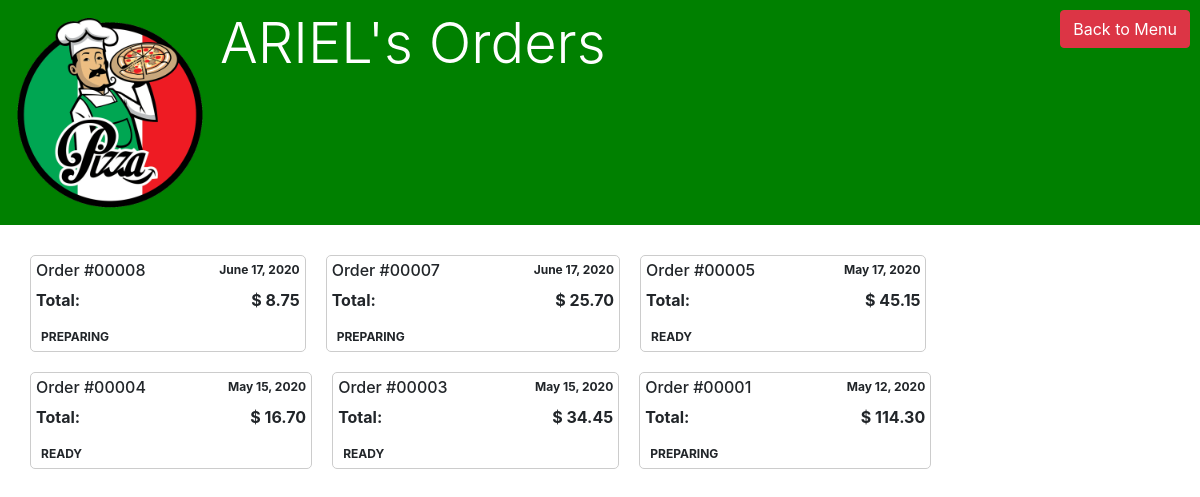
/shopping/ariel/orders (signed in), run on an earlier commit of the app's database.
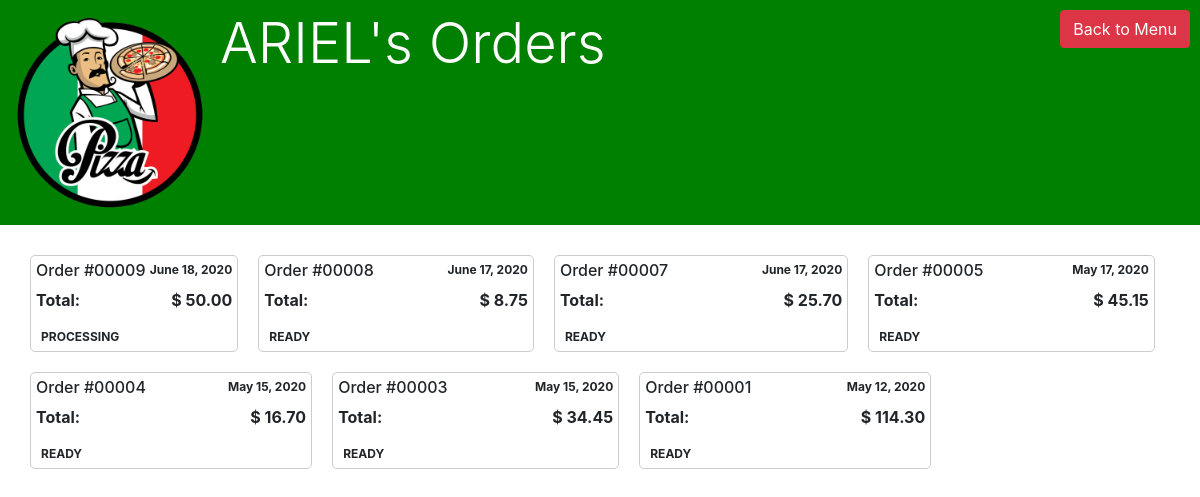
And on a later commit of the database.
### orders/models.py (models this page shows, shortened)
class Place(models.Model):
    name = models.CharField('Restaurant', max_length=100)
    address = models.CharField('Address', max_length=150)
    phone_number = models.CharField('Phone Number', max_length=17)
    image = models.ImageField(upload_to='owner/%Y/%m/%d')
    schedule = models.ManyToManyField(Schedule, related_name="opening")

### shoppingcart/models.py (models this page shows, shortened)
class Order(models.Model):
    DELIVERY_MODES = [
        ('D','Delivery'),
        ('T','Takeaway')
    ]
    STATUS_CHOICES = [
        ('1', 'Processing'),
        ('2', 'Preparing'),
        ('3', 'Delivering'),
        ('4', 'Ready'),
    ]
    order_number = models.AutoField(primary_key=True)
    user = models.ForeignKey(User, on_delete=models.CASCADE, related_name='orders')
    session_id = models.CharField(max_length=80)
    date_order = models.DateTimeField(auto_now_add=True)
    deli_mode = models.CharField(max_length=15, choices=DELIVERY_MODES, default='T')
    address = models.TextField(blank=True, null=True)
    status = models.CharField(max_length=15, choices=STATUS_CHOICES, default='1')
    total = models.FloatField(default=0.0)
    def __str__(self):
        return f"#{self.order_number:05d}"

### shoppingcart/views.py (the view)
# urls.py: path("<str:username>/orders", views.show_orders, name="orders_user"),
def show_orders(request, username):
    if not request.user.is_authenticated:
        return HttpResponseRedirect(reverse("orders:index"))
    context = {
        'user': request.user,
        'orders': Order.objects.select_related().filter(user=request.user)
        }
    return render(request, "shoppingcart/orders_user.html", context)

### orders/context_processors.py (called while the page is built)
def place_info(request):
    return {
        'PLACE': Place.objects.select_related().first(),
        }

### shoppingcart/templates/shoppingcart/orders_user.html (shortened to what this page needs)
{% extends "orders/base.html" %}
{% load static %}
{% load orders_tag %}
{%block css %}
<link rel="stylesheet" type="text/css" href="{% static 'shoppingcart/css/user_orders.css' %}">
<link rel="stylesheet" type="text/css" href="{% static 'css/profile.css' %}">
<link rel="stylesheet" type="text/css" href="{% static 'css/header.css' %}">
<link rel="stylesheet" type="text/css" href="{% static 'orders/css/show_place.css' %}">
<link rel="stylesheet" type="text/css" href="{% static 'orders/css/orders_manage.css' %}">
<link rel="stylesheet" type="text/css" href="{% static 'css/responsive_header.css' %}">
{% endblock %}
{% block body%}
<div class="mainPage">
    <div class="grid-header">
        <div class="place-info">
            <img src="{{PLACE.image.url}}" alt="{{ PLACE.name }}">
            <h1 class="display-4">{{user.username|upper}}'s Orders</h1>
        </div>
        <a id="btn-back-menu" class="btn btn-danger" href="{% url 'orders:profile'%}">Back to Menu</a>
    </div>
    <div class="grid-main order-user-main">
    {% for order in orders reversed%}
        <div class="order-user">
            <div class="order-user-header">
                <h6>Order {{order}}</h6>
                <span class='order-user-date'>{{order.date_order.date}}</span>
            </div>
            <div class="order-total">
                <p>Total:</p> <p>$ {{order.total|floatformat:2}}</p>
            </div>
            <div class="order-user-status" data-status="{{order.status}}">
                <p class="status-text">{{order.get_status_display|upper}}</p>
            </div>
        </div>
    {% empty %}
        <p>You don't have Orders. <a href="{% url 'orders:profile' %}">Go to make you first order</a>.</p>
    {% endfor %}
    </div>
</div>
{% endblock%}

### orders/templates/orders/base.html (shortened to what this page needs)
{% load static %}
<!DOCTYPE html>
<html lang='en'>
    <head>
        <link rel="stylesheet" href="https://stackpath.bootstrapcdn.com/bootstrap/4.4.1/css/bootstrap.min.css">
        {% block css %}
        {% endblock %}
    </head>
    <body>
        {% block body %}
        {% endblock %}
    </body>
</html>

### shoppingcart/static/shoppingcart/css/user_orders.css (style rules this page uses)
.status-text { font-size: 12px; font-weight: bold; margin-bottom: 0; margin-left: 5px; }

### static/css/header.css (style rules this page uses)
.grid-header { display: flex; flex-direction: row; justify-content: space-between; flex-wrap: nowrap; }
#btn-back-menu { position: absolute; top: 10px; right: 10px; }

### orders/static/orders/css/show_place.css (style rules this page uses)
.place-info { display: flex; }
.place-info img { width: 200px; align-self: center; }

### orders/static/orders/css/orders_manage.css (style rules this page uses)
.mainPage { display: -webkit-box; display: -moz-grid; display: grid; grid-template-areas: "header" "main" "footer"; grid-template-columns: 100%; grid-template-rows: auto; align-content: flex-start; justify-content: center; }
.grid-header { grid-area: header; position: relative; background-color: green; color: white; padding: 10px; }
.grid-header img { float: left; margin-right: 10px; }
.grid-main { grid-area: main; margin: 20px; overflow: scroll; }
.order-total { display: flex; justify-content: space-between; font-weight: bold; }
.order-user-main { display: flex; flex-wrap: wrap; align-items: flex-start; width: 100%; }
.order-user { margin: 10px; padding: 5px; border: 1px solid #ccc; border-radius: 5px; width: auto; }
.order-user-header { display: flex; justify-content: space-between; font-weight: bold; font-size: 12px; }

What changed in the data, as far as the page shows it:
added Order: order_number "#00009", date_order "June 18, 2020", total "50.00", status "PROCESSING"
changed Order "#00008": status "PREPARING" → "READY"
changed Order "#00007": status "PREPARING" → "READY"
changed Order "May 12, 2020": status "PREPARING" → "READY"
